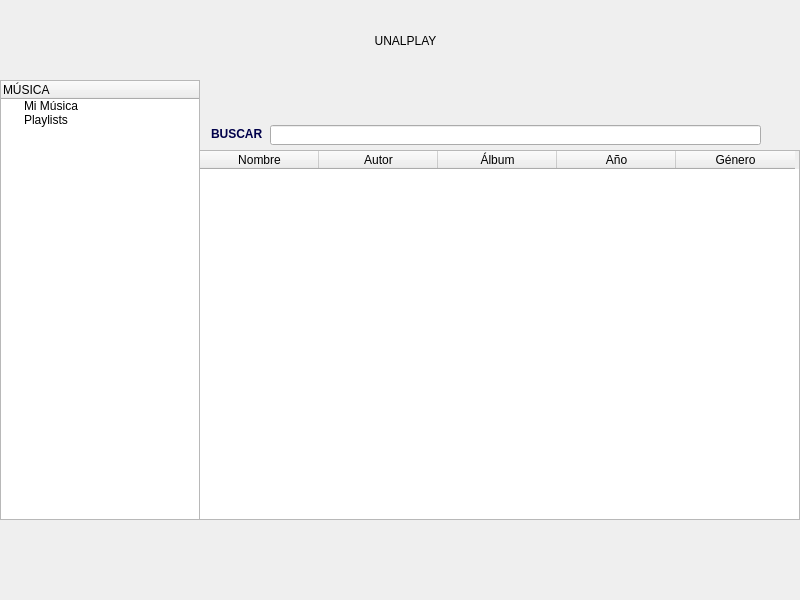
<?xml version="1.0" encoding="UTF-8"?>
<ui version="4.0">
 <class>MainWindow</class>
 <widget class="QMainWindow" name="MainWindow">
  <property name="geometry">
   <rect>
    <x>0</x>
    <y>0</y>
    <width>800</width>
    <height>600</height>
   </rect>
  </property>
  <property name="minimumSize">
   <size>
    <width>800</width>
    <height>600</height>
   </size>
  </property>
  <property name="maximumSize">
   <size>
    <width>800</width>
    <height>600</height>
   </size>
  </property>
  <property name="windowTitle">
   <string>Inicio</string>
  </property>
  <property name="styleSheet">
   <string notr="true">font: 10pt &quot;Comic Sans MS&quot;;</string>
  </property>
  <widget class="QWidget" name="centralwidget">
   <widget class="QWidget" name="horizontalLayoutWidget">
    <property name="geometry">
     <rect>
      <x>0</x>
      <y>530</y>
      <width>801</width>
      <height>74</height>
     </rect>
    </property>
    <layout class="QHBoxLayout" name="formatLayout">
     <item>
      <spacer name="horizontalSpacer">
       <property name="orientation">
        <enum>Qt::Horizontal</enum>
       </property>
       <property name="sizeHint" stdset="0">
        <size>
         <width>40</width>
         <height>20</height>
        </size>
       </property>
      </spacer>
     </item>
     <item>
      <widget class="QPushButton" name="musicFormatButton">
       <property name="text">
        <string/>
       </property>
       <property name="icon">
        <iconset>
         <normaloff>Icons/musica_format2.png</normaloff>Icons/musica_format2.png</iconset>
       </property>
       <property name="iconSize">
        <size>
         <width>80</width>
         <height>64</height>
        </size>
       </property>
       <property name="flat">
        <bool>true</bool>
       </property>
      </widget>
     </item>
     <item>
      <spacer name="horizontalSpacer_2">
       <property name="orientation">
        <enum>Qt::Horizontal</enum>
       </property>
       <property name="sizeHint" stdset="0">
        <size>
         <width>40</width>
         <height>20</height>
        </size>
       </property>
      </spacer>
     </item>
     <item>
      <widget class="QPushButton" name="picturesFormatButton">
       <property name="text">
        <string/>
       </property>
       <property name="icon">
        <iconset>
         <normaloff>Icons/fotos_format2.png</normaloff>Icons/fotos_format2.png</iconset>
       </property>
       <property name="iconSize">
        <size>
         <width>80</width>
         <height>64</height>
        </size>
       </property>
       <property name="flat">
        <bool>true</bool>
       </property>
      </widget>
     </item>
     <item>
      <spacer name="horizontalSpacer_3">
       <property name="orientation">
        <enum>Qt::Horizontal</enum>
       </property>
       <property name="sizeHint" stdset="0">
        <size>
         <width>40</width>
         <height>20</height>
        </size>
       </property>
      </spacer>
     </item>
     <item>
      <widget class="QPushButton" name="VideoFormatButton">
       <property name="text">
        <string/>
       </property>
       <property name="icon">
        <iconset>
         <normaloff>Icons/video_format2.png</normaloff>Icons/video_format2.png</iconset>
       </property>
       <property name="iconSize">
        <size>
         <width>80</width>
         <height>64</height>
        </size>
       </property>
       <property name="flat">
        <bool>true</bool>
       </property>
      </widget>
     </item>
     <item>
      <spacer name="horizontalSpacer_4">
       <property name="orientation">
        <enum>Qt::Horizontal</enum>
       </property>
       <property name="sizeHint" stdset="0">
        <size>
         <width>40</width>
         <height>20</height>
        </size>
       </property>
      </spacer>
     </item>
    </layout>
   </widget>
   <widget class="QLabel" name="appNameLabel">
    <property name="geometry">
     <rect>
      <x>250</x>
      <y>10</y>
      <width>311</width>
      <height>61</height>
     </rect>
    </property>
    <property name="styleSheet">
     <string notr="true">font: 28pt &quot;Comic Sans MS&quot;;</string>
    </property>
    <property name="text">
     <string>UNALPLAY</string>
    </property>
    <property name="scaledContents">
     <bool>false</bool>
    </property>
    <property name="alignment">
     <set>Qt::AlignCenter</set>
    </property>
   </widget>
   <widget class="QWidget" name="horizontalLayoutWidget_2">
    <property name="geometry">
     <rect>
      <x>200</x>
      <y>80</y>
      <width>650</width>
      <height>42</height>
     </rect>
    </property>
    <layout class="QHBoxLayout" name="toolsLayout">
     <property name="spacing">
      <number>0</number>
     </property>
     <property name="leftMargin">
      <number>0</number>
     </property>
     <property name="rightMargin">
      <number>50</number>
     </property>
     <item>
      <widget class="QPushButton" name="addButton">
       <property name="text">
        <string/>
       </property>
       <property name="icon">
        <iconset>
         <normaloff>Icons/añadir.png</normaloff>Icons/añadir.png</iconset>
       </property>
       <property name="iconSize">
        <size>
         <width>32</width>
         <height>32</height>
        </size>
       </property>
       <property name="default">
        <bool>false</bool>
       </property>
       <property name="flat">
        <bool>true</bool>
       </property>
      </widget>
     </item>
     <item>
      <widget class="QPushButton" name="modifyButton">
       <property name="text">
        <string/>
       </property>
       <property name="icon">
        <iconset>
         <normaloff>Icons/modificar.png</normaloff>Icons/modificar.png</iconset>
       </property>
       <property name="iconSize">
        <size>
         <width>32</width>
         <height>32</height>
        </size>
       </property>
       <property name="flat">
        <bool>true</bool>
       </property>
      </widget>
     </item>
     <item>
      <widget class="QPushButton" name="removeButton">
       <property name="text">
        <string/>
       </property>
       <property name="icon">
        <iconset>
         <normaloff>Icons/eliminar.png</normaloff>Icons/eliminar.png</iconset>
       </property>
       <property name="iconSize">
        <size>
         <width>32</width>
         <height>32</height>
        </size>
       </property>
       <property name="flat">
        <bool>true</bool>
       </property>
      </widget>
     </item>
     <item>
      <widget class="QPushButton" name="addPlaylistButton">
       <property name="text">
        <string/>
       </property>
       <property name="icon">
        <iconset>
         <normaloff>Icons/añadirPlaylist.png</normaloff>Icons/añadirPlaylist.png</iconset>
       </property>
       <property name="iconSize">
        <size>
         <width>32</width>
         <height>32</height>
        </size>
       </property>
       <property name="flat">
        <bool>true</bool>
       </property>
      </widget>
     </item>
     <item>
      <widget class="QPushButton" name="removePlaylistButton">
       <property name="text">
        <string/>
       </property>
       <property name="icon">
        <iconset>
         <normaloff>Icons/eliminarPlaylist.png</normaloff>Icons/eliminarPlaylist.png</iconset>
       </property>
       <property name="iconSize">
        <size>
         <width>32</width>
         <height>32</height>
        </size>
       </property>
       <property name="flat">
        <bool>true</bool>
       </property>
      </widget>
     </item>
     <item>
      <widget class="QPushButton" name="addToPlaylistButton">
       <property name="whatsThis">
        <string extracomment="eliminar playlist">eliminar playlist</string>
       </property>
       <property name="text">
        <string/>
       </property>
       <property name="icon">
        <iconset>
         <normaloff>Icons/añadirAPlaylist.png</normaloff>Icons/añadirAPlaylist.png</iconset>
       </property>
       <property name="iconSize">
        <size>
         <width>32</width>
         <height>32</height>
        </size>
       </property>
       <property name="flat">
        <bool>true</bool>
       </property>
      </widget>
     </item>
    </layout>
   </widget>
   <widget class="QTableWidget" name="itemsTable">
    <property name="geometry">
     <rect>
      <x>199</x>
      <y>150</y>
      <width>601</width>
      <height>370</height>
     </rect>
    </property>
    <property name="whatsThis">
     <string extracomment="eliminar playlist"/>
    </property>
    <property name="editTriggers">
     <set>QAbstractItemView::NoEditTriggers</set>
    </property>
    <property name="alternatingRowColors">
     <bool>false</bool>
    </property>
    <property name="selectionBehavior">
     <enum>QAbstractItemView::SelectRows</enum>
    </property>
    <property name="gridStyle">
     <enum>Qt::SolidLine</enum>
    </property>
    <property name="sortingEnabled">
     <bool>true</bool>
    </property>
    <property name="cornerButtonEnabled">
     <bool>true</bool>
    </property>
    <attribute name="horizontalHeaderVisible">
     <bool>true</bool>
    </attribute>
    <attribute name="horizontalHeaderCascadingSectionResizes">
     <bool>false</bool>
    </attribute>
    <attribute name="horizontalHeaderDefaultSectionSize">
     <number>119</number>
    </attribute>
    <attribute name="verticalHeaderVisible">
     <bool>false</bool>
    </attribute>
    <column>
     <property name="text">
      <string>Nombre</string>
     </property>
    </column>
    <column>
     <property name="text">
      <string>Autor</string>
     </property>
    </column>
    <column>
     <property name="text">
      <string>Álbum</string>
     </property>
    </column>
    <column>
     <property name="text">
      <string>Año</string>
     </property>
    </column>
    <column>
     <property name="text">
      <string>Género</string>
     </property>
    </column>
   </widget>
   <widget class="QTreeWidget" name="formatMenu">
    <property name="enabled">
     <bool>true</bool>
    </property>
    <property name="geometry">
     <rect>
      <x>0</x>
      <y>80</y>
      <width>200</width>
      <height>440</height>
     </rect>
    </property>
    <column>
     <property name="text">
      <string>MÚSICA</string>
     </property>
    </column>
    <item>
     <property name="text">
      <string>Mi Música</string>
     </property>
    </item>
    <item>
     <property name="text">
      <string>Playlists</string>
     </property>
    </item>
   </widget>
   <widget class="QLineEdit" name="searchBar">
    <property name="geometry">
     <rect>
      <x>270</x>
      <y>125</y>
      <width>491</width>
      <height>20</height>
     </rect>
    </property>
   </widget>
   <widget class="QLabel" name="searchLabel">
    <property name="geometry">
     <rect>
      <x>211</x>
      <y>126</y>
      <width>61</width>
      <height>16</height>
     </rect>
    </property>
    <property name="text">
     <string>&lt;html&gt;&lt;head/&gt;&lt;body&gt;&lt;p&gt;&lt;span style=&quot; font-weight:600; color:#00004a;&quot;&gt;BUSCAR&lt;/span&gt;&lt;/p&gt;&lt;/body&gt;&lt;/html&gt;</string>
    </property>
   </widget>
   <widget class="QPushButton" name="searchButton">
    <property name="geometry">
     <rect>
      <x>760</x>
      <y>120</y>
      <width>31</width>
      <height>31</height>
     </rect>
    </property>
    <property name="text">
     <string/>
    </property>
    <property name="icon">
     <iconset>
      <normaloff>Icons/lupa.png</normaloff>Icons/lupa.png</iconset>
    </property>
    <property name="iconSize">
     <size>
      <width>15</width>
      <height>15</height>
     </size>
    </property>
    <property name="flat">
     <bool>true</bool>
    </property>
   </widget>
  </widget>
 </widget>
 <resources/>
 <connections/>
</ui>
